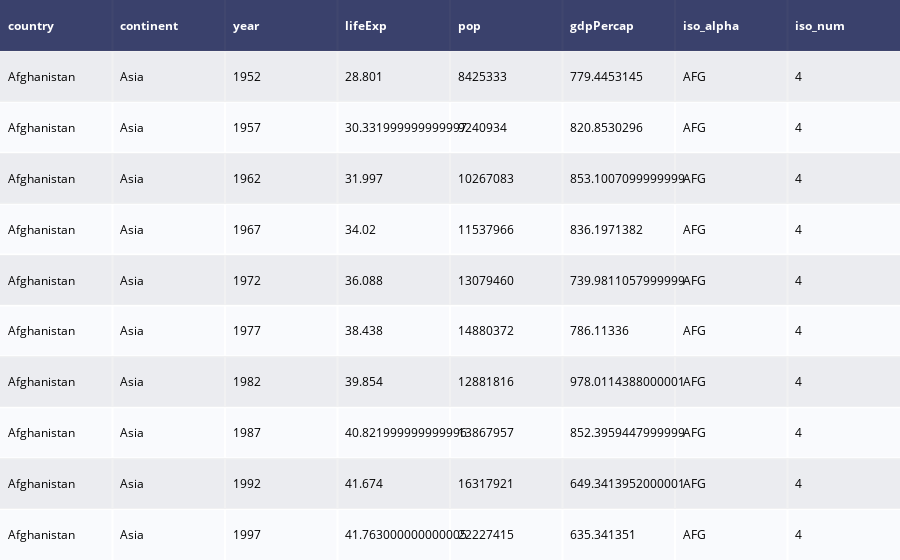

Notebook code for this chart:
### Code cell
from plotly.figure_factory import create_table
import plotly.express as px

gapminder = px.data.gapminder()

table = create_table(gapminder.head(10))
py.iplot(table)

### Figure 1 — Plotly figure (JSON) as saved in the notebook; plotly's stock layout.template omitted (floating-point values rounded to 4 significant figures)
{"data": [{"colorscale": [[0, "#00083e"], [0.5, "#ededee"], [1, "#ffffff"]], "hoverinfo": "none", "opacity": 0.75, "showscale": false, "type": "heatmap", "z": [[0, 0, 0, 0, 0, 0, 0, 0], [0.5, 0.5, 0.5, 0.5, 0.5, 0.5, 0.5, 0.5], [1, 1, 1, 1, 1, 1, 1, 1], [0.5, 0.5, 0.5, 0.5, 0.5, 0.5, 0.5, 0.5], [1, 1, 1, 1, 1, 1, 1, 1], [0.5, 0.5, 0.5, 0.5, 0.5, 0.5, 0.5, 0.5], [1, 1, 1, 1, 1, 1, 1, 1], [0.5, 0.5, 0.5, 0.5, 0.5, 0.5, 0.5, 0.5], [1, 1, 1, 1, 1, 1, 1, 1], [0.5, 0.5, 0.5, 0.5, 0.5, 0.5, 0.5, 0.5], [1, 1, 1, 1, 1, 1, 1, 1]]}], "layout": {"annotations": [{"align": "left", "font": {"color": "#ffffff"}, "showarrow": false, "text": "<b>country</b>", "x": -0.45, "xanchor": "left", "xref": "x", "y": 0, "yref": "y"}, {"align": "left", "font": {"color": "#ffffff"}, "showarrow": false, "text": "<b>continent</b>", "x": 0.55, "xanchor": "left", "xref": "x", "y": 0, "yref": "y"}, {"align": "left", "font": {"color": "#ffffff"}, "showarrow": false, "text": "<b>year</b>", "x": 1.55, "xanchor": "left", "xref": "x", "y": 0, "yref": "y"}, {"align": "left", "font": {"color": "#ffffff"}, "showarrow": false, "text": "<b>lifeExp</b>", "x": 2.55, "xanchor": "left", "xref": "x", "y": 0, "yref": "y"}, {"align": "left", "font": {"color": "#ffffff"}, "showarrow": false, "text": "<b>pop</b>", "x": 3.55, "xanchor": "left", "xref": "x", "y": 0, "yref": "y"}, {"align": "left", "font": {"color": "#ffffff"}, "showarrow": false, "text": "<b>gdpPercap</b>", "x": 4.55, "xanchor": "left", "xref": "x", "y": 0, "yref": "y"}, {"align": "left", "font": {"color": "#ffffff"}, "showarrow": false, "text": "<b>iso_alpha</b>", "x": 5.55, "xanchor": "left", "xref": "x", "y": 0, "yref": "y"}, {"align": "left", "font": {"color": "#ffffff"}, "showarrow": false, "text": "<b>iso_num</b>", "x": 6.55, "xanchor": "left", "xref": "x", "y": 0, "yref": "y"}, {"align": "left", "font": {"color": "#000000"}, "showarrow": false, "text": "Afghanistan", "x": -0.45, "xanchor": "left", "xref": "x", "y": 1, "yref": "y"}, {"align": "left", "font": {"color": "#000000"}, "showarrow": false, "text": "Asia", "x": 0.55, "xanchor": "left", "xref": "x", "y": 1, "yref": "y"}, {"align": "left", "font": {"color": "#000000"}, "showarrow": false, "text": "1952", "x": 1.55, "xanchor": "left", "xref": "x", "y": 1, "yref": "y"}, {"align": "left", "font": {"color": "#000000"}, "showarrow": false, "text": "28.801", "x": 2.55, "xanchor": "left", "xref": "x", "y": 1, "yref": "y"}, {"align": "left", "font": {"color": "#000000"}, "showarrow": false, "text": "8425333", "x": 3.55, "xanchor": "left", "xref": "x", "y": 1, "yref": "y"}, {"align": "left", "font": {"color": "#000000"}, "showarrow": false, "text": "779.4453145", "x": 4.55, "xanchor": "left", "xref": "x", "y": 1, "yref": "y"}, {"align": "left", "font": {"color": "#000000"}, "showarrow": false, "text": "AFG", "x": 5.55, "xanchor": "left", "xref": "x", "y": 1, "yref": "y"}, {"align": "left", "font": {"color": "#000000"}, "showarrow": false, "text": "4", "x": 6.55, "xanchor": "left", "xref": "x", "y": 1, "yref": "y"}, {"align": "left", "font": {"color": "#000000"}, "showarrow": false, "text": "Afghanistan", "x": -0.45, "xanchor": "left", "xref": "x", "y": 2, "yref": "y"}, {"align": "left", "font": {"color": "#000000"}, "showarrow": false, "text": "Asia", "x": 0.55, "xanchor": "left", "xref": "x", "y": 2, "yref": "y"}, {"align": "left", "font": {"color": "#000000"}, "showarrow": false, "text": "1957", "x": 1.55, "xanchor": "left", "xref": "x", "y": 2, "yref": "y"}, {"align": "left", "font": {"color": "#000000"}, "showarrow": false, "text": "30.331999999999997", "x": 2.55, "xanchor": "left", "xref": "x", "y": 2, "yref": "y"}, {"align": "left", "font": {"color": "#000000"}, "showarrow": false, "text": "9240934", "x": 3.55, "xanchor": "left", "xref": "x", "y": 2, "yref": "y"}, {"align": "left", "font": {"color": "#000000"}, "showarrow": false, "text": "820.8530296", "x": 4.55, "xanchor": "left", "xref": "x", "y": 2, "yref": "y"}, {"align": "left", "font": {"color": "#000000"}, "showarrow": false, "text": "AFG", "x": 5.55, "xanchor": "left", "xref": "x", "y": 2, "yref": "y"}, {"align": "left", "font": {"color": "#000000"}, "showarrow": false, "text": "4", "x": 6.55, "xanchor": "left", "xref": "x", "y": 2, "yref": "y"}, {"align": "left", "font": {"color": "#000000"}, "showarrow": false, "text": "Afghanistan", "x": -0.45, "xanchor": "left", "xref": "x", "y": 3, "yref": "y"}, {"align": "left", "font": {"color": "#000000"}, "showarrow": false, "text": "Asia", "x": 0.55, "xanchor": "left", "xref": "x", "y": 3, "yref": "y"}, {"align": "left", "font": {"color": "#000000"}, "showarrow": false, "text": "1962", "x": 1.55, "xanchor": "left", "xref": "x", "y": 3, "yref": "y"}, {"align": "left", "font": {"color": "#000000"}, "showarrow": false, "text": "31.997", "x": 2.55, "xanchor": "left", "xref": "x", "y": 3, "yref": "y"}, {"align": "left", "font": {"color": "#000000"}, "showarrow": false, "text": "10267083", "x": 3.55, "xanchor": "left", "xref": "x", "y": 3, "yref": "y"}, {"align": "left", "font": {"color": "#000000"}, "showarrow": false, "text": "853.1007099999999", "x": 4.55, "xanchor": "left", "xref": "x", "y": 3, "yref": "y"}, {"align": "left", "font": {"color": "#000000"}, "showarrow": false, "text": "AFG", "x": 5.55, "xanchor": "left", "xref": "x", "y": 3, "yref": "y"}, {"align": "left", "font": {"color": "#000000"}, "showarrow": false, "text": "4", "x": 6.55, "xanchor": "left", "xref": "x", "y": 3, "yref": "y"}, {"align": "left", "font": {"color": "#000000"}, "showarrow": false, "text": "Afghanistan", "x": -0.45, "xanchor": "left", "xref": "x", "y": 4, "yref": "y"}, {"align": "left", "font": {"color": "#000000"}, "showarrow": false, "text": "Asia", "x": 0.55, "xanchor": "left", "xref": "x", "y": 4, "yref": "y"}, {"align": "left", "font": {"color": "#000000"}, "showarrow": false, "text": "1967", "x": 1.55, "xanchor": "left", "xref": "x", "y": 4, "yref": "y"}, {"align": "left", "font": {"color": "#000000"}, "showarrow": false, "text": "34.02", "x": 2.55, "xanchor": "left", "xref": "x", "y": 4, "yref": "y"}, {"align": "left", "font": {"color": "#000000"}, "showarrow": false, "text": "11537966", "x": 3.55, "xanchor": "left", "xref": "x", "y": 4, "yref": "y"}, {"align": "left", "font": {"color": "#000000"}, "showarrow": false, "text": "836.1971382", "x": 4.55, "xanchor": "left", "xref": "x", "y": 4, "yref": "y"}, {"align": "left", "font": {"color": "#000000"}, "showarrow": false, "text": "AFG", "x": 5.55, "xanchor": "left", "xref": "x", "y": 4, "yref": "y"}, {"align": "left", "font": {"color": "#000000"}, "showarrow": false, "text": "4", "x": 6.55, "xanchor": "left", "xref": "x", "y": 4, "yref": "y"}, {"align": "left", "font": {"color": "#000000"}, "showarrow": false, "text": "Afghanistan", "x": -0.45, "xanchor": "left", "xref": "x", "y": 5, "yref": "y"}, {"align": "left", "font": {"color": "#000000"}, "showarrow": false, "text": "Asia", "x": 0.55, "xanchor": "left", "xref": "x", "y": 5, "yref": "y"}, {"align": "left", "font": {"color": "#000000"}, "showarrow": false, "text": "1972", "x": 1.55, "xanchor": "left", "xref": "x", "y": 5, "yref": "y"}, {"align": "left", "font": {"color": "#000000"}, "showarrow": false, "text": "36.088", "x": 2.55, "xanchor": "left", "xref": "x", "y": 5, "yref": "y"}, {"align": "left", "font": {"color": "#000000"}, "showarrow": false, "text": "13079460", "x": 3.55, "xanchor": "left", "xref": "x", "y": 5, "yref": "y"}, {"align": "left", "font": {"color": "#000000"}, "showarrow": false, "text": "739.9811057999999", "x": 4.55, "xanchor": "left", "xref": "x", "y": 5, "yref": "y"}, {"align": "left", "font": {"color": "#000000"}, "showarrow": false, "text": "AFG", "x": 5.55, "xanchor": "left", "xref": "x", "y": 5, "yref": "y"}, {"align": "left", "font": {"color": "#000000"}, "showarrow": false, "text": "4", "x": 6.55, "xanchor": "left", "xref": "x", "y": 5, "yref": "y"}, {"align": "left", "font": {"color": "#000000"}, "showarrow": false, "text": "Afghanistan", "x": -0.45, "xanchor": "left", "xref": "x", "y": 6, "yref": "y"}, {"align": "left", "font": {"color": "#000000"}, "showarrow": false, "text": "Asia", "x": 0.55, "xanchor": "left", "xref": "x", "y": 6, "yref": "y"}, {"align": "left", "font": {"color": "#000000"}, "showarrow": false, "text": "1977", "x": 1.55, "xanchor": "left", "xref": "x", "y": 6, "yref": "y"}, {"align": "left", "font": {"color": "#000000"}, "showarrow": false, "text": "38.438", "x": 2.55, "xanchor": "left", "xref": "x", "y": 6, "yref": "y"}, {"align": "left", "font": {"color": "#000000"}, "showarrow": false, "text": "14880372", "x": 3.55, "xanchor": "left", "xref": "x", "y": 6, "yref": "y"}, {"align": "left", "font": {"color": "#000000"}, "showarrow": false, "text": "786.11336", "x": 4.55, "xanchor": "left", "xref": "x", "y": 6, "yref": "y"}, {"align": "left", "font": {"color": "#000000"}, "showarrow": false, "text": "AFG", "x": 5.55, "xanchor": "left", "xref": "x", "y": 6, "yref": "y"}, {"align": "left", "font": {"color": "#000000"}, "showarrow": false, "text": "4", "x": 6.55, "xanchor": "left", "xref": "x", "y": 6, "yref": "y"}, {"align": "left", "font": {"color": "#000000"}, "showarrow": false, "text": "Afghanistan", "x": -0.45, "xanchor": "left", "xref": "x", "y": 7, "yref": "y"}, {"align": "left", "font": {"color": "#000000"}, "showarrow": false, "text": "Asia", "x": 0.55, "xanchor": "left", "xref": "x", "y": 7, "yref": "y"}, {"align": "left", "font": {"color": "#000000"}, "showarrow": false, "text": "1982", "x": 1.55, "xanchor": "left", "xref": "x", "y": 7, "yref": "y"}, {"align": "left", "font": {"color": "#000000"}, "showarrow": false, "text": "39.854", "x": 2.55, "xanchor": "left", "xref": "x", "y": 7, "yref": "y"}, {"align": "left", "font": {"color": "#000000"}, "showarrow": false, "text": "12881816", "x": 3.55, "xanchor": "left", "xref": "x", "y": 7, "yref": "y"}, {"align": "left", "font": {"color": "#000000"}, "showarrow": false, "text": "978.0114388000001", "x": 4.55, "xanchor": "left", "xref": "x", "y": 7, "yref": "y"}, {"align": "left", "font": {"color": "#000000"}, "showarrow": false, "text": "AFG", "x": 5.55, "xanchor": "left", "xref": "x", "y": 7, "yref": "y"}, {"align": "left", "font": {"color": "#000000"}, "showarrow": false, "text": "4", "x": 6.55, "xanchor": "left", "xref": "x", "y": 7, "yref": "y"}, {"align": "left", "font": {"color": "#000000"}, "showarrow": false, "text": "Afghanistan", "x": -0.45, "xanchor": "left", "xref": "x", "y": 8, "yref": "y"}, {"align": "left", "font": {"color": "#000000"}, "showarrow": false, "text": "Asia", "x": 0.55, "xanchor": "left", "xref": "x", "y": 8, "yref": "y"}, {"align": "left", "font": {"color": "#000000"}, "showarrow": false, "text": "1987", "x": 1.55, "xanchor": "left", "xref": "x", "y": 8, "yref": "y"}, {"align": "left", "font": {"color": "#000000"}, "showarrow": false, "text": "40.821999999999996", "x": 2.55, "xanchor": "left", "xref": "x", "y": 8, "yref": "y"}, {"align": "left", "font": {"color": "#000000"}, "showarrow": false, "text": "13867957", "x": 3.55, "xanchor": "left", "xref": "x", "y": 8, "yref": "y"}, {"align": "left", "font": {"color": "#000000"}, "showarrow": false, "text": "852.3959447999999", "x": 4.55, "xanchor": "left", "xref": "x", "y": 8, "yref": "y"}, {"align": "left", "font": {"color": "#000000"}, "showarrow": false, "text": "AFG", "x": 5.55, "xanchor": "left", "xref": "x", "y": 8, "yref": "y"}, {"align": "left", "font": {"color": "#000000"}, "showarrow": false, "text": "4", "x": 6.55, "xanchor": "left", "xref": "x", "y": 8, "yref": "y"}, {"align": "left", "font": {"color": "#000000"}, "showarrow": false, "text": "Afghanistan", "x": -0.45, "xanchor": "left", "xref": "x", "y": 9, "yref": "y"}, {"align": "left", "font": {"color": "#000000"}, "showarrow": false, "text": "Asia", "x": 0.55, "xanchor": "left", "xref": "x", "y": 9, "yref": "y"}, {"align": "left", "font": {"color": "#000000"}, "showarrow": false, "text": "1992", "x": 1.55, "xanchor": "left", "xref": "x", "y": 9, "yref": "y"}, {"align": "left", "font": {"color": "#000000"}, "showarrow": false, "text": "41.674", "x": 2.55, "xanchor": "left", "xref": "x", "y": 9, "yref": "y"}, {"align": "left", "font": {"color": "#000000"}, "showarrow": false, "text": "16317921", "x": 3.55, "xanchor": "left", "xref": "x", "y": 9, "yref": "y"}, {"align": "left", "font": {"color": "#000000"}, "showarrow": false, "text": "649.3413952000001", "x": 4.55, "xanchor": "left", "xref": "x", "y": 9, "yref": "y"}, {"align": "left", "font": {"color": "#000000"}, "showarrow": false, "text": "AFG", "x": 5.55, "xanchor": "left", "xref": "x", "y": 9, "yref": "y"}, {"align": "left", "font": {"color": "#000000"}, "showarrow": false, "text": "4", "x": 6.55, "xanchor": "left", "xref": "x", "y": 9, "yref": "y"}, {"align": "left", "font": {"color": "#000000"}, "showarrow": false, "text": "Afghanistan", "x": -0.45, "xanchor": "left", "xref": "x", "y": 10, "yref": "y"}, {"align": "left", "font": {"color": "#000000"}, "showarrow": false, "text": "Asia", "x": 0.55, "xanchor": "left", "xref": "x", "y": 10, "yref": "y"}, {"align": "left", "font": {"color": "#000000"}, "showarrow": false, "text": "1997", "x": 1.55, "xanchor": "left", "xref": "x", "y": 10, "yref": "y"}, {"align": "left", "font": {"color": "#000000"}, "showarrow": false, "text": "41.763000000000005", "x": 2.55, "xanchor": "left", "xref": "x", "y": 10, "yref": "y"}, {"align": "left", "font": {"color": "#000000"}, "showarrow": false, "text": "22227415", "x": 3.55, "xanchor": "left", "xref": "x", "y": 10, "yref": "y"}, {"align": "left", "font": {"color": "#000000"}, "showarrow": false, "text": "635.341351", "x": 4.55, "xanchor": "left", "xref": "x", "y": 10, "yref": "y"}, {"align": "left", "font": {"color": "#000000"}, "showarrow": false, "text": "AFG", "x": 5.55, "xanchor": "left", "xref": "x", "y": 10, "yref": "y"}, {"align": "left", "font": {"color": "#000000"}, "showarrow": false, "text": "4", "x": 6.55, "xanchor": "left", "xref": "x", "y": 10, "yref": "y"}], "autosize": true, "margin": {"b": 0, "l": 0, "r": 0, "t": 0}, "xaxis": {"autorange": true, "dtick": 1, "gridwidth": 2, "range": [-0.5, 7.5], "showticklabels": false, "tick0": -0.5, "ticks": "", "zeroline": false}, "yaxis": {"autorange": true, "dtick": 1, "gridwidth": 2, "range": [10.5, -0.5], "showticklabels": false, "tick0": 0.5, "ticks": "", "zeroline": false}}}
